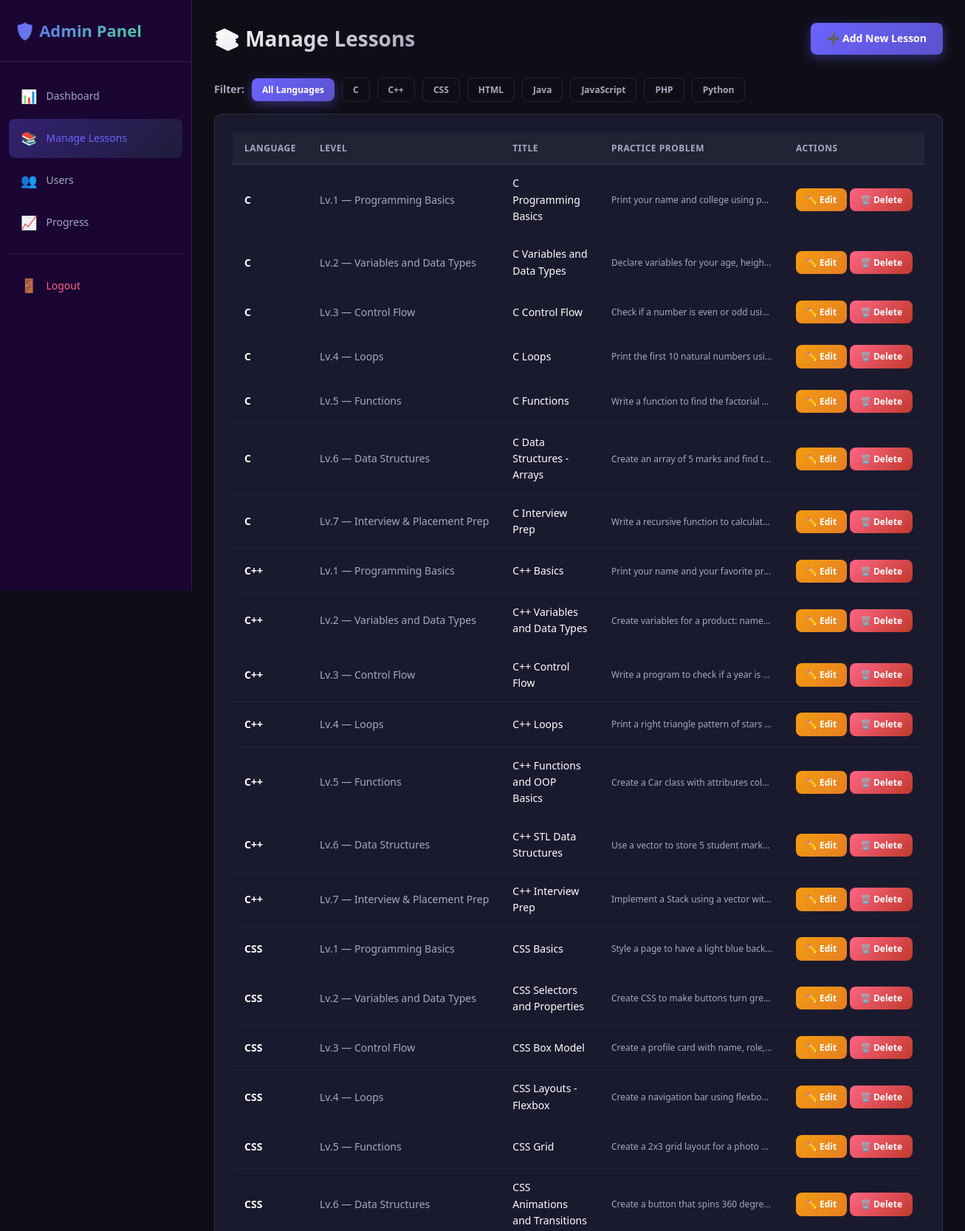
The app's page /manage_lessons.php (signed in, upper part) with its own data.
### tables this page shows
CREATE TABLE IF NOT EXISTS languages (
    id INT AUTO_INCREMENT PRIMARY KEY,
    name VARCHAR(100) NOT NULL,
    slug VARCHAR(50) NOT NULL UNIQUE,
    icon VARCHAR(10) DEFAULT '💻',
    description TEXT,
    color VARCHAR(20) DEFAULT '#4A90E2'
);

CREATE TABLE IF NOT EXISTS lessons (
    id INT AUTO_INCREMENT PRIMARY KEY,
    language_id INT NOT NULL,
    level_id INT NOT NULL,
    title VARCHAR(200) NOT NULL,
    theory TEXT NOT NULL,
    syntax_example TEXT,
    code_example TEXT,
    practice_problem TEXT,
    hint TEXT,
    solution TEXT,
    created_at DATETIME DEFAULT CURRENT_TIMESTAMP,
    FOREIGN KEY (language_id) REFERENCES languages(id) ON DELETE CASCADE,
    FOREIGN KEY (level_id) REFERENCES levels(id) ON DELETE CASCADE
);

CREATE TABLE IF NOT EXISTS levels (
    id INT AUTO_INCREMENT PRIMARY KEY,
    level_number INT NOT NULL,
    title VARCHAR(150) NOT NULL,
    description TEXT,
    xp_reward INT DEFAULT 100
);

### manage_lessons.php (the view, shortened to what this page needs)
<?php
$db = getDB();
$languages = $db->query("SELECT * FROM languages ORDER BY name")->fetch_all(MYSQLI_ASSOC);
$filterLang = (int)($_GET['lang'] ?? 0);
if ($filterLang) {
    $stmt = $db->prepare("SELECT ls.*, l.name as lang_name, lv.title as level_title, lv.level_number FROM lessons ls JOIN languages l ON l.id=ls.language_id JOIN levels lv ON lv.id=ls.level_id WHERE ls.language_id=? ORDER BY lv.level_number");
    $stmt->bind_param("i", $filterLang);
    $stmt->execute();
    $lessons = $stmt->get_result()->fetch_all(MYSQLI_ASSOC);
    $stmt->close();
} else {
    $lessons = $db->query("SELECT ls.*, l.name as lang_name, lv.title as level_title, lv.level_number FROM lessons ls JOIN languages l ON l.id=ls.language_id JOIN levels lv ON lv.id=ls.level_id ORDER BY l.name, lv.level_number")->fetch_all(MYSQLI_ASSOC);
}
?>
<!DOCTYPE html>
<html lang="en">
<head>
    <link rel="stylesheet" href="../css/style.css">
</head>
<body>
<div class="layout">
    <aside class="sidebar admin-nav" id="sidebar">
        <div class="sidebar-logo">
            <div class="logo-text">🛡️ Admin Panel</div>
        </div>
        <nav class="sidebar-nav"><ul>
            <li><a href="admin_dashboard.php"><span class="icon">📊</span> Dashboard</a></li>
            <li><a href="manage_lessons.php" class="active"><span class="icon">📚</span> Manage Lessons</a></li>
            <li><a href="manage_users.php"><span class="icon">👥</span> Users</a></li>
            <li><a href="view_progress.php"><span class="icon">📈</span> Progress</a></li>
            <li style="margin-top:16px;border-top:1px solid rgba(255,255,255,0.1);padding-top:16px;">
                <a href="admin_logout.php" style="color:#FF6584 !important;"><span class="icon">🚪</span> Logout</a>
            </li>
        </ul></nav>
    </aside>
    <main class="main-content">
        <div class="topbar">
            <h1 class="page-title">📚 Manage Lessons</h1>
            <a href="?action=add" class="btn btn-primary">➕ Add New Lesson</a>
        </div>
        <div style="display:flex;gap:10px;margin-bottom:16px;align-items:center;flex-wrap:wrap;">
            <span style="font-size:14px;color:var(--text-muted);font-weight:600;">Filter:</span>
            <a href="manage_lessons.php" class="btn btn-sm <?= !$filterLang ? 'btn-primary' : 'btn-outline' ?>">All Languages</a>
            <?php foreach ($languages as $l): ?>
            <a href="?lang=<?= $l['id'] ?>" class="btn btn-sm <?= $filterLang == $l['id'] ? 'btn-primary' : 'btn-outline' ?>">
                <?= htmlspecialchars($l['name']) ?>
            </a>
            <?php endforeach; ?>
        </div>
        <div class="card">
            <table class="data-table">
                <thead>
                    <tr>
                        <th>Language</th>
                        <th>Level</th>
                        <th>Title</th>
                        <th>Practice Problem</th>
                        <th>Actions</th>
                    </tr>
                </thead>
                <tbody>
                    <?php foreach ($lessons as $les): ?>
                    <tr>
                        <td><strong><?= htmlspecialchars($les['lang_name']) ?></strong></td>
                        <td style="color:var(--text-muted);white-space:nowrap;">
                            Lv.<?= $les['level_number'] ?> — <?= htmlspecialchars($les['level_title']) ?>
                        </td>
                        <td><?= htmlspecialchars($les['title']) ?></td>
                        <td style="font-size:12px;color:var(--text-muted);max-width:250px;overflow:hidden;text-overflow:ellipsis;white-space:nowrap;">
                            <?= htmlspecialchars(substr($les['practice_problem'] ?? 'No problem set', 0, 80)) ?>
                        </td>
                        <td style="white-space:nowrap;">
                            <a href="?edit=<?= $les['id'] ?>" class="btn btn-sm btn-warning">✏️ Edit</a>
                            <a href="?delete=<?= $les['id'] ?>" class="btn btn-sm btn-danger"
                               onclick="return confirm('Delete lesson: <?= htmlspecialchars(addslashes($les['title'])) ?>?')">
                                🗑️ Delete
                            </a>
                        </td>
                    </tr>
                    <?php endforeach; ?>
                </tbody>
            </table>
        </div>
    </main>
</div>
</body>
</html>

### style.css (style rules this page uses)
:root { --primary: #6C63FF; --primary-dark: #5A52CC; --secondary: #FF6584; --accent: #43E97B; --gold: #FFD700; --silver: #C0C0C0; --bg-dark: #0F0E17; --bg-card: #1A1A2E; --bg-sidebar: #16213E; --text-main: #FFFFFE; --text-muted: #A7A9BE; --text-dark: #2C2C54; --border: rgba(255,255,255,0.1); --shadow: 0 8px 32px rgba(0,0,0,0.3); --radius: 12px; --radius-sm: 8px; --transition: all 0.3s cubic-bezier(0.4, 0, 0.2, 1); }
*, *::before, *::after { box-sizing: border-box; margin: 0; padding: 0; }
body { font-family: 'Segoe UI', -apple-system, BlinkMacSystemFont, sans-serif; background: var(--bg-dark); color: var(--text-main); line-height: 1.6; min-height: 100vh; }
a { color: var(--primary); text-decoration: none; transition: var(--transition); }
.layout { display: flex; min-height: 100vh; }
.sidebar { width: 260px; background: var(--bg-sidebar); position: fixed; top: 0; left: 0; height: 100vh; overflow-y: auto; z-index: 100; border-right: 1px solid var(--border); transition: var(--transition); display: flex; flex-direction: column; }
.sidebar-logo { padding: 24px 20px; border-bottom: 1px solid var(--border); }
.sidebar-logo .logo-text { font-size: 22px; font-weight: 800; background: linear-gradient(135deg, var(--primary), var(--accent)); -webkit-background-clip: text; -webkit-text-fill-color: transparent; }
.sidebar-nav { padding: 20px 12px; flex: 1; }
.sidebar-nav ul { list-style: none; }
.sidebar-nav ul li a { display: flex; align-items: center; gap: 12px; padding: 12px 16px; border-radius: var(--radius-sm); color: var(--text-muted); font-size: 14px; font-weight: 500; margin-bottom: 4px; transition: var(--transition); }
.sidebar-nav ul li a:hover, .sidebar-nav ul li a.active { background: rgba(108, 99, 255, 0.2); color: var(--text-main); }
.sidebar-nav ul li a.active { background: linear-gradient(135deg, rgba(108,99,255,0.3), rgba(67,233,123,0.1)); color: var(--primary); }
.sidebar-nav ul li a .icon { font-size: 18px; }
.main-content { margin-left: 260px; flex: 1; padding: 30px; min-height: 100vh; }
.topbar { display: flex; align-items: center; justify-content: space-between; margin-bottom: 30px; }
.page-title { font-size: 28px; font-weight: 800; background: linear-gradient(135deg, var(--text-main), var(--text-muted)); -webkit-background-clip: text; -webkit-text-fill-color: transparent; }
.card { background: var(--bg-card); border: 1px solid var(--border); border-radius: var(--radius); padding: 24px; transition: var(--transition); }
.btn { display: inline-flex; align-items: center; gap: 8px; padding: 10px 22px; border-radius: var(--radius-sm); font-size: 14px; font-weight: 600; cursor: pointer; border: none; transition: var(--transition); text-decoration: none; }
.btn-primary { background: linear-gradient(135deg, var(--primary), var(--primary-dark)); color: white; box-shadow: 0 4px 15px rgba(108,99,255,0.4); }
.btn-warning { background: linear-gradient(135deg, #f39c12, #e67e22); color: white; }
.btn-danger { background: linear-gradient(135deg, var(--secondary), #c0392b); color: white; }
.btn-outline { background: transparent; border: 1px solid var(--border); color: var(--text-muted); }
.btn-sm { padding: 6px 14px; font-size: 12px; }
.data-table { width: 100%; border-collapse: collapse; font-size: 14px; }
.data-table th { text-align: left; padding: 12px 16px; background: rgba(255,255,255,0.04); color: var(--text-muted); font-weight: 600; font-size: 12px; text-transform: uppercase; letter-spacing: 0.5px; border-bottom: 1px solid var(--border); }
.data-table td { padding: 14px 16px; border-bottom: 1px solid rgba(255,255,255,0.04); vertical-align: middle; }
.admin-nav { background: #1a0533; }

### records on screen
languages: name "C"
languages: name "C++"
languages: name "CSS"
languages: name "HTML"
languages: name "Java"
languages: name "JavaScript"
languages: name "PHP"
languages: name "Python"
lessons: language.name "C", level.level_number "1", level.title "Programming Basics", title "C Programming Basics", practice_problem "Print your name and college using p…"
lessons: language.name "C", level.level_number "2", level.title "Variables and Data Types", title "C Variables and Data Types", practice_problem "Declare variables for your age, heigh…"
lessons: language.name "C", level.level_number "3", level.title "Control Flow", title "C Control Flow", practice_problem "Check if a number is even or odd usi…"
lessons: language.name "C", level.level_number "4", level.title "Loops", title "C Loops", practice_problem "Print the first 10 natural numbers usi…"
lessons: language.name "C", level.level_number "5", level.title "Functions", title "C Functions", practice_problem "Write a function to find the factorial…"
lessons: language.name "C", level.level_number "6", level.title "Data Structures", title "C Data Structures - Arrays", practice_problem "Create an array of 5 marks and find t…"
lessons: language.name "C", level.level_number "7", level.title "Interview & Placement Prep", title "C Interview Prep", practice_problem "Write a recursive function to calculat…"
lessons: language.name "C++", level.level_number "1", level.title "Programming Basics", title "C++ Basics", practice_problem "Print your name and your favorite pr…"
lessons: language.name "C++", level.level_number "2", level.title "Variables and Data Types", title "C++ Variables and Data Types", practice_problem "Create variables for a product: name…"
lessons: language.name "C++", level.level_number "3", level.title "Control Flow", title "C++ Control Flow", practice_problem "Write a program to check if a year is…"
lessons: language.name "C++", level.level_number "4", level.title "Loops", title "C++ Loops", practice_problem "Print a right triangle pattern of stars…"
lessons: language.name "C++", level.level_number "5", level.title "Functions", title "C++ Functions and OOP Basics", practice_problem "Create a Car class with attributes col…"
lessons: language.name "C++", level.level_number "6", level.title "Data Structures", title "C++ STL Data Structures", practice_problem "Use a vector to store 5 student mark…"
lessons: language.name "C++", level.level_number "7", level.title "Interview & Placement Prep", title "C++ Interview Prep", practice_problem "Implement a Stack using a vector wit…"
lessons: language.name "CSS", level.level_number "1", level.title "Programming Basics", title "CSS Basics", practice_problem "Style a page to have a light blue back…"
lessons: language.name "CSS", level.level_number "2", level.title "Variables and Data Types", title "CSS Selectors and Properties", practice_problem "Create CSS to make buttons turn gre…"
lessons: language.name "CSS", level.level_number "3", level.title "Control Flow", title "CSS Box Model", practice_problem "Create a profile card with name, role,…"
lessons: language.name "CSS", level.level_number "4", level.title "Loops", title "CSS Layouts - Flexbox", practice_problem "Create a navigation bar using flexbo…"
lessons: language.name "CSS", level.level_number "5", level.title "Functions", title "CSS Grid", practice_problem "Create a 2x3 grid layout for a photo…"
lessons: language.name "CSS", level.level_number "6", level.title "Data Structures", title "CSS Animations and Transitions", practice_problem "Create a button that spins 360 degre…"
